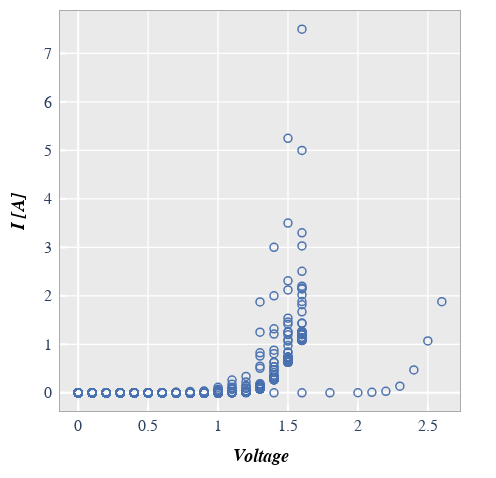

This figure's notebook cell:
### Markdown cell above
#### No legend

### Code cell
fcp.plot(df_xy, x='Voltage', y='I [A]', lines=False, ax_size=[400, 400])

### Figure 1 — Plotly figure (JSON) as saved in the notebook; plotly's stock layout.template omitted (floating-point values rounded to 4 significant figures; data arrays with more than 128 entries replaced by an {"elided": "..."} marker saying what was removed)
{"data": [{"line": {"width": 1.2}, "marker": {"color": "#4b72b0", "line": {"color": "#4b72b0", "width": 1.5}, "size": 8, "symbol": "circle-open"}, "mode": "markers", "showlegend": true, "type": "scatter", "x": {"elided": "1836 float values"}, "xaxis": "x", "y": {"elided": "1836 float values"}, "yaxis": "y"}], "layout": {"autosize": true, "height": 478, "margin": {"b": 66, "l": 60, "r": 36, "t": 10}, "modebar": {"bgcolor": "#ffffff", "orientation": "v"}, "paper_bgcolor": "#ffffff", "plot_bgcolor": "#eaeaea", "showlegend": false, "title": {"x": 0.5685, "y": 0.9749}, "width": 496, "xaxis": {"anchor": "y", "domain": [0, 1], "gridcolor": "#ffffff", "griddash": "solid", "gridwidth": 1.3, "linecolor": "#aaaaaa", "linewidth": 1, "mirror": true, "range": [-0.13, 2.73], "showline": true, "showticklabels": true, "tickcolor": "#ffffff", "tickfont": {"family": "sans-serif", "size": 16}, "ticklen": 6.2, "ticks": "inside", "tickwidth": 2.2, "title": {"font": {"color": "#000000", "family": "sans-serif", "size": 18}, "standoff": 15, "text": "<i><b>Voltage</b></i>"}}, "yaxis": {"anchor": "x", "domain": [0.002488, 0.9975], "gridcolor": "#ffffff", "griddash": "solid", "gridwidth": 1.3, "linecolor": "#aaaaaa", "linewidth": 1, "mirror": true, "range": [-0.375, 7.875], "showline": true, "showticklabels": true, "tickcolor": "#ffffff", "tickfont": {"family": "sans-serif", "size": 16}, "ticklen": 6.2, "ticks": "inside", "ticksuffix": " ", "tickwidth": 2.2, "title": {"font": {"color": "#000000", "family": "sans-serif", "size": 18}, "standoff": 15, "text": "<i><b>I [A]</b></i>"}}}}
